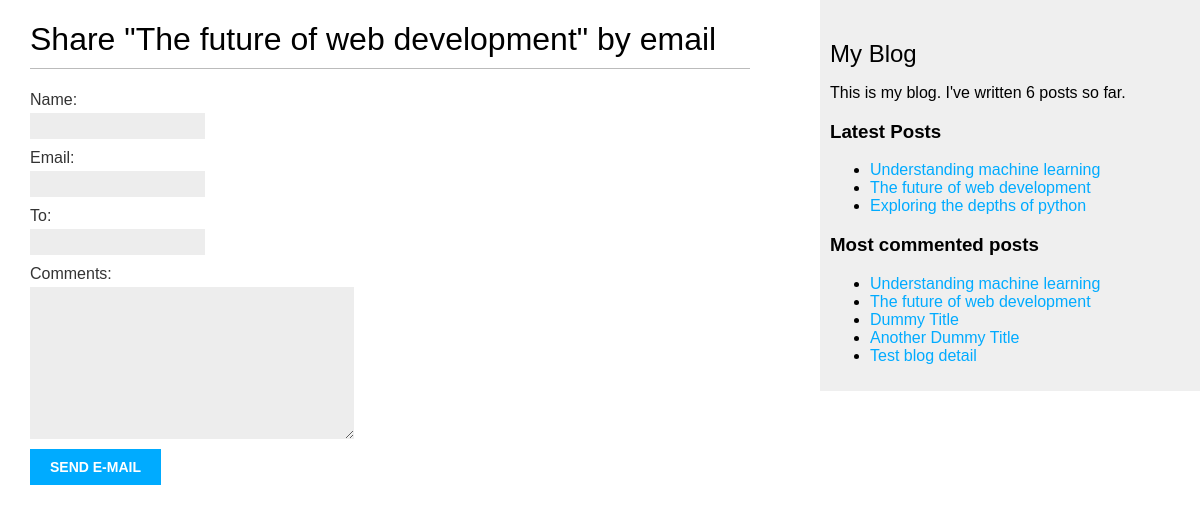
/blog/5/share/, run on an earlier commit of the app's database.
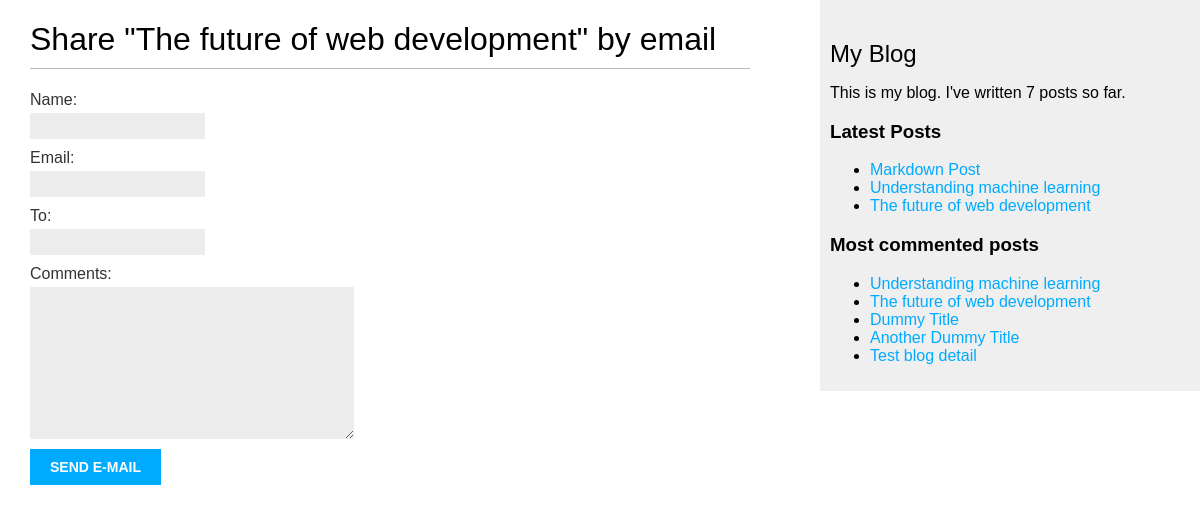
And on a later commit of the database.
### blog/models.py (models this page shows, shortened)
class Post(models.Model):
    class Status(models.TextChoices):
        DRAFT = 'DF', 'Draft'
        PUBLISHED = 'PB', 'Published'
    title = models.CharField(max_length=250)
    slug = models.SlugField(max_length=250, unique_for_date='publish')
    author = models.ForeignKey(settings.AUTH_USER_MODEL, on_delete=models.CASCADE, related_name='blog_posts')
    body = models.TextField()
    publish = models.DateTimeField(default=timezone.now)
    created = models.DateTimeField(auto_now_add=True)
    updated = models.DateTimeField(auto_now=True)
    status = models.CharField(max_length=2, choices=Status, default=Status.DRAFT)
    objects = models.Manager()  # Default Manager
    published = PublishedManager()  # Custom Manager
    tags = TaggableManager()
    class Meta:
        ordering = ['-publish']
        indexes = [
            models.Index(fields=['-publish']),
        ]
    def get_absolute_url(self):
        return reverse('blog:post_detail', args=[self.publish.year, self.publish.month, self.publish.day, self.slug])

### blog/views.py (the view)
# urls.py: path('<int:post_id>/share/', views.post_share, name='post_share'),
def post_share(request, post_id):
    post = get_object_or_404(Post, id=post_id, status=Post.Status.PUBLISHED)
    sent = False
    if request.method == "POST":
        form = EmailPostForm(request.POST)
        if form.is_valid():
            cd = form.cleaned_data
            post_url = request.build_absolute_uri(post.get_absolute_url())
            subject = (
                f"{cd['name']} ({cd['email']})"
                f"recommends you read {post.title}"
            )
            message = (
                f"Read {post.title} at {post_url}\n\n"
                f"{cd['name']}\'s comments: {cd['comments']}"
            )
            send_mail(
                subject=subject,
                message=message,
                from_email=None,
                recipient_list=[cd['to']]
            )
            sent = True
    else:
        form = EmailPostForm()
    return render(request, 'blog/post/share.html', {
        'post': post,
        'form': form,
        'sent': sent
    })

### blog/forms.py
class EmailPostForm(forms.Form):
    name = forms.CharField(max_length=25)
    email = forms.EmailField()
    to = forms.EmailField()
    comments = forms.CharField(required=False, widget=forms.Textarea)

### blog/models.py (called while the page is built)
    def get_queryset(self):
        return super().get_queryset().filter(status=Post.Status.PUBLISHED)

### blog/templatetags/blog_tags.py (called while the page is built)
@register.simple_tag
def total_posts():
    return Post.published.count()

@register.inclusion_tag('blog/post/latest_posts.html')
def show_latest_posts(count=5):
    latest_posts = Post.published.order_by('-publish')[:count]
    return {'latest_posts': latest_posts}

@register.simple_tag
def get_most_commented_posts(count=5):
    return Post.published.annotate(total_comments=Count('comments')).order_by('-total_comments')[:count]

### blog/templates/blog/post/share.html (shortened to what this page needs)
{% extends "blog/base.html" %}
{% block content %}
    {% if sent %}
        <h1>Email sent successfully</h1>
        <p>"{{ post.title }}" was successfully sent to {{ form.cleaned_data.to }}.</p>
        {% else %}
            <h1>Share "{{ post.title }}" by email</h1>
            <form method="post">
                {{ form.as_p }}
                <input type="submit" value="Send e-mail"/>
            </form>
    {% endif %}
{% endblock %}

### blog/templates/blog/base.html (shortened to what this page needs)
{% load blog_tags %}
{% load static %}
<!DOCTYPE html>
<html lang="en">
<head>
    <link href="{% static "css/blog.css" %}" rel="stylesheet">
</head>
<body>
    <div id="content">
        {% block content %}
        {% endblock %}
    </div>
    <div id="sidebar">
        <h2>My Blog</h2>
        <p>This is my blog. I've written {% total_posts %} posts so far.</p>
        <h3>Latest Posts</h3>
        {% show_latest_posts 3 %}
        <h3>Most commented posts</h3>
        {% get_most_commented_posts as most_commented_posts %}
        <ul>
            {% for post in most_commented_posts %}
                <li>
                    <a href="{{ post.get_absolute_url }}">{{ post.title }}</a>
                </li>
            {% endfor %}
        </ul>
    </div>
</body>
</html>

### blog/templates/blog/post/latest_posts.html
<ul>
    {% for post in latest_posts%}
        <li>
            <a href="{{ post.get_absolute_url }}">{{ post.title }}</a>
        </li>
    {% endfor %}
</ul>

What changed in the data, as far as the page shows it:
no longer on this page (row unchanged): Post: title "Exploring the depths of python", shown under "Latest Posts"
added Post: title "Markdown Post", shown under "Latest Posts"
Also different on the page:
text no longer shown: "6"
text now shown: "7"
